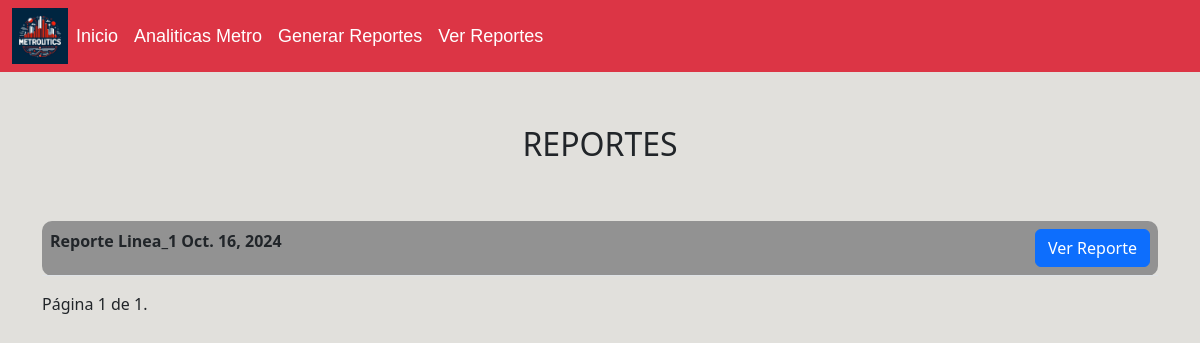
/ver_reportes, run on an earlier commit of the app's database.
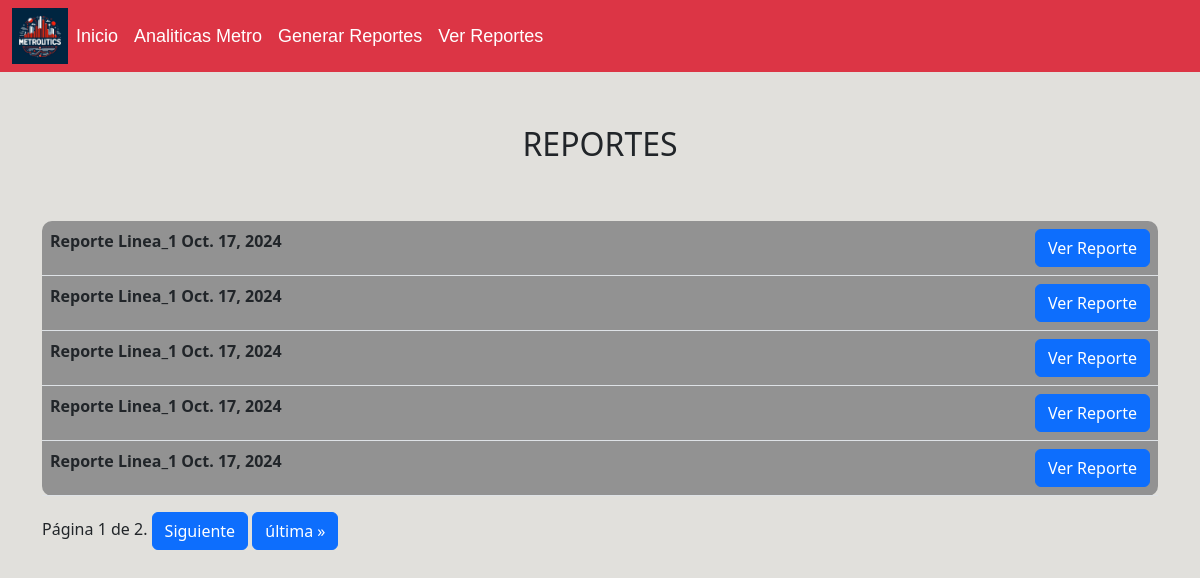
And on a later commit of the database.
### Metro/models.py (models this page shows, shortened)
class Reporte(models.Model):
    id_reporte = models.AutoField(primary_key=True)
    f_id_metro = models.ForeignKey(Mantenedor_metro,on_delete=models.CASCADE,db_column='id_metro')
    f_id_bus = models.ForeignKey(Mantenedor_bus,on_delete=models.CASCADE,db_column='id_bus',null=True)
    fecha = models.DateField()

class Mantenedor_metro(models.Model):
    id_metro = models.AutoField(primary_key=True)
    linea_metro = models.CharField(max_length=50)
    fecha = models.DateField()
    aglomeracion = models.IntegerField()

### Metro/views.py (the view)
# urls.py: path('ver_reportes',views.ver_reportes, name='ver_reportes'),
def ver_reportes(request):
    reportes_list = Reporte.objects.all()
    paginator = Paginator(reportes_list, 5)  # Mostramos 10 reportes por página
    page_number = request.GET.get('page')
    reportes = paginator.get_page(page_number)
    context = {'reportes': reportes}
    return render(request, 'Metro/ver_reportes.html', context)

### Metro/templates/Metro/ver_reportes.html (shortened to what this page needs)
{% extends "Metro/base.html" %}
{% block content %}
<span class="Titulo-Form">REPORTES</span>
<div class="container">
    <table class="table table-hover">
        <tbody>
          {% for reporte in reportes %}
          <tr>
            <th scope="row">Reporte {{reporte.f_id_metro.linea_metro}} {{reporte.f_id_metro.fecha}} </th>
            <td><a href="{% url 'mostrar_reporte' reporte.id_reporte %}">
              <button type="button" class="btn btn-primary" style="float:right;">Ver Reporte</button>
          </a></td>
          </tr>
          {% empty %}
          <tr>
            <td colspan="2">No hay reportes disponibles.</td>
          </tr>
          {% endfor %}
        </tbody>
    </table>
    <div class="pagination">
        <span class="step-links">
            <span class="current">
                Página {{ reportes.number }} de {{ reportes.paginator.num_pages }}.
            </span>
            {% if reportes.has_next %}
                <a href="?page={{ reportes.next_page_number }}"><button type="button" class="btn btn-primary">Siguiente</button></a>
                <a href="?page={{ reportes.paginator.num_pages }}"><button type="button" class="btn btn-primary">última &raquo;</button></a>
            {% endif %}
        </span>
    </div>
</div>
{% endblock %}

### Metro/templates/Metro/base.html (shortened to what this page needs)
{% load static %}
<!DOCTYPE html>
<html lang="en">
<head>
    <link rel="stylesheet" href="https://cdn.jsdelivr.net/npm/bootstrap@5.2.3/dist/css/bootstrap.min.css">
    <link rel="stylesheet" href="{% static 'css/index.css' %}">
    <link rel="stylesheet" href="{% static 'css/style_base.css' %}">
    <link rel="stylesheet" href="{% static 'css/style_analiticas.css' %}">
    <link rel="stylesheet" href="{% static 'css/style_forms.css' %}">
    <link rel="stylesheet" href="{% static 'css/style_ver_reportes.css' %}">
</head>
<body>
    <nav class="navbar navbar-expand-lg bg-danger">
        <div class="container-fluid">
          <a href="{% url 'index' %}"><img  id="logo" src="{% static 'img/Designer.jpeg' %}" alt="logo"></a>
          <div class="collapse navbar-collapse" id="navbarNav">
            <ul class="navbar-nav">
              <li class="nav-item">
                <a class="nav-link" aria-current="true" href="{% url 'index' %}">Inicio</a>
              </li>
              <li class="nav-item">
                <a class="nav-link" href="{% url 'analiticas' %}">Analiticas Metro</a>
              </li>
              <li class="nav-item">
                <a class="nav-link" href="{% url 'reportes' %}">Generar Reportes</a>
              </li>
              <li class="nav-item">
                <a class="nav-link" href="{% url 'ver_reportes' %}">Ver Reportes</a>
              </li>
            </ul>
          </div>
        </div>
      </nav>
    {% block content %}{% endblock %}
</body>
</html>

### Metro/static/css/style_base.css (style rules this page uses)
.nav-link { color: white; font-family: 'Franklin Gothic Medium', 'Arial Narrow', Arial, sans-serif; font-size: large; }
#logo { height: 7vh; width: auto; }
body { background-color: rgb(225,224,220); }

### Metro/static/css/style_forms.css (style rules this page uses)
.Titulo-Form { margin-top: 4%; display: block; text-align: center; font-size: xx-large; padding-bottom: 20px; }

### Metro/static/css/style_ver_reportes.css (style rules this page uses)
.table { margin-top: 3%; background-color: rgb(146, 146, 146); border-radius: 10px; }

What changed in the data, as far as the page shows it:
removed Reporte: f_id_metro.linea_metro "Linea_1", f_id_metro.fecha "Oct. 16, 2024"
added Reporte: f_id_metro.linea_metro "Linea_1", f_id_metro.fecha "Oct. 17, 2024"
added Reporte: f_id_metro.linea_metro "Linea_1", f_id_metro.fecha "Oct. 17, 2024"
added Reporte: f_id_metro.linea_metro "Linea_1", f_id_metro.fecha "Oct. 17, 2024"
added Reporte: f_id_metro.linea_metro "Linea_1", f_id_metro.fecha "Oct. 17, 2024"
added Reporte: f_id_metro.linea_metro "Linea_1", f_id_metro.fecha "Oct. 17, 2024"
Also different on the page:
{{ reportes.paginator.num_pages }}: "1" → "2"
text now shown: "Siguiente última »"
